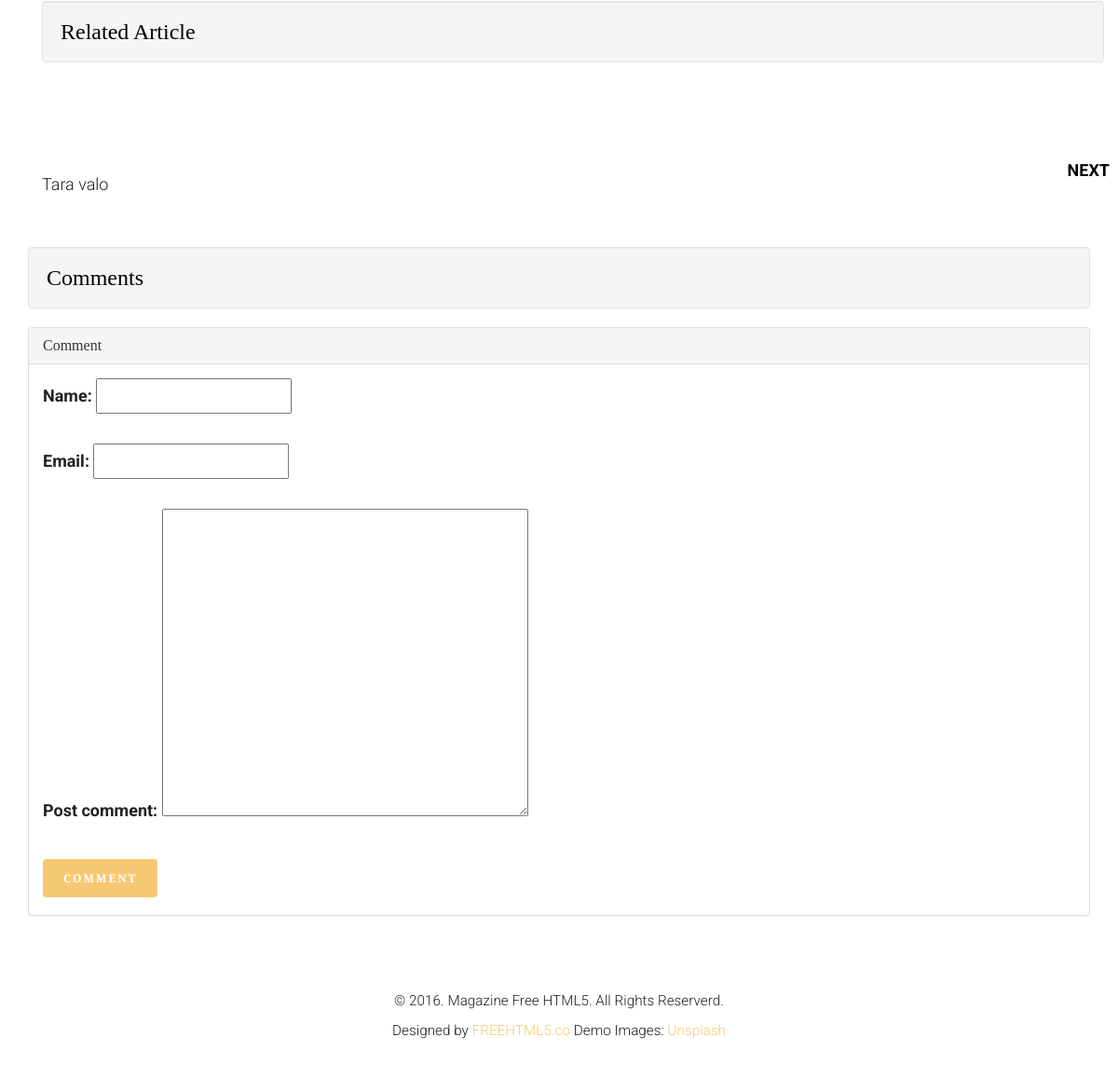
Page /article/1 (lower part) on the earlier database version.
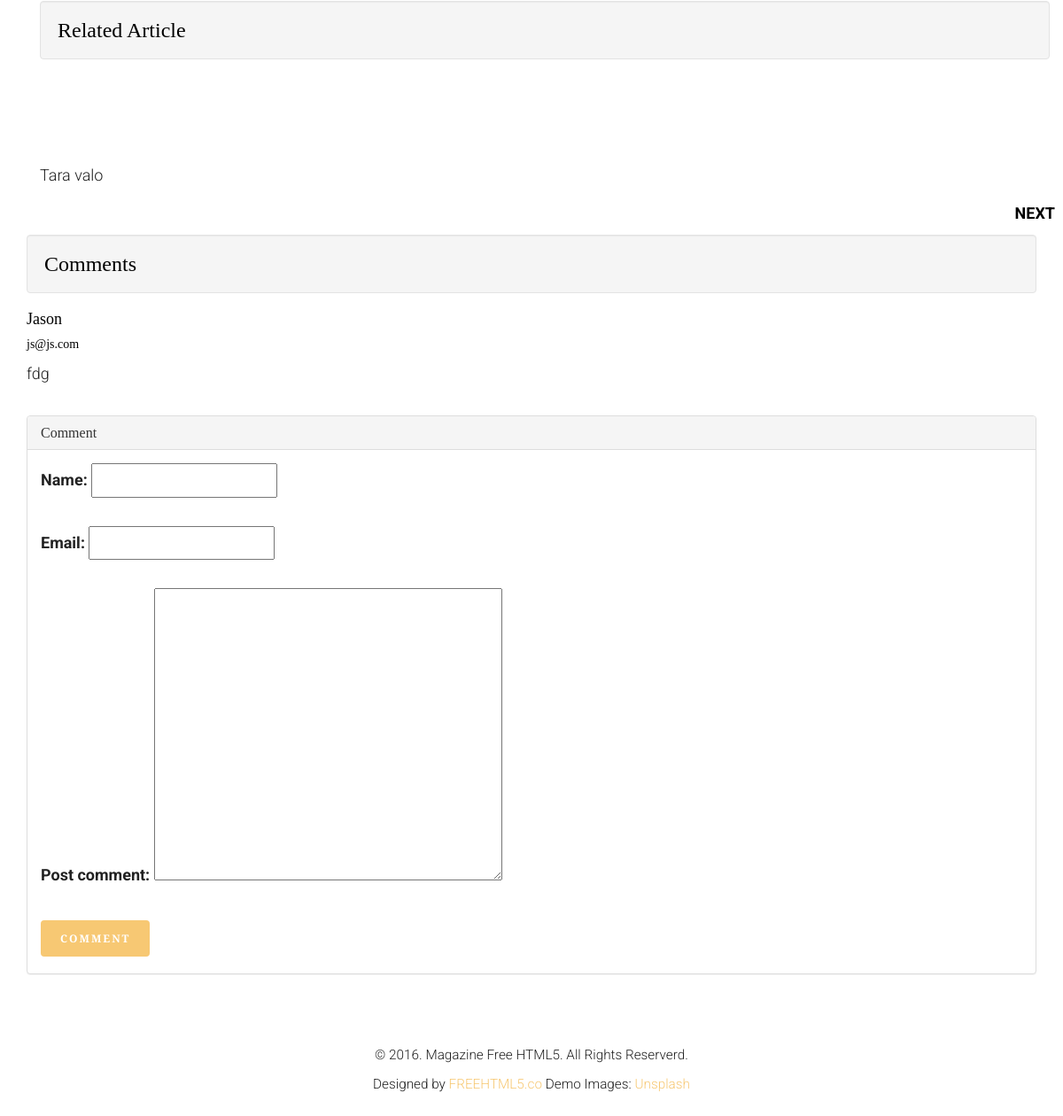
Same page on the later database version.
### blogapp/models.py (models this page shows, shortened)
class Article(models.Model):
	article_author = models.ForeignKey(Author, on_delete=models.CASCADE)
	title = models.CharField(max_length=200)
	body = models.TextField()
	image = models.FileField()
	posted_on = models.DateTimeField(auto_now=False, auto_now_add=True)
	updated_on = models.DateTimeField(auto_now=True, auto_now_add=False)
	category = models.ForeignKey(Category, on_delete=models.CASCADE)

class Comment(models.Model):
	post = models.ForeignKey(Article, on_delete=models.CASCADE)
	name = models.CharField(max_length=100)
	email = models.EmailField()
	post_comment = models.TextField()

### blogapp/views.py (the view)
# urls.py: path('article/<int:id>', views.getsingle, name='single_post'),
def getsingle(request, id):
	post = get_object_or_404(Article, pk=id)
	first = Article.objects.first()
	last = Article.objects.last()
	getComment = Comment.objects.filter(post=id)
	related = Article.objects.filter(category=post.category).exclude(id=id)[:4]
	form = CommentForm(request.POST or None)
	if form.is_valid():
		instance = form.save(commit=False)
		instance.post = post
		instance.save()
	context = {
		"post":post,
		"first":first,
		"last":last,
		"related":related,
		"form":form,
		"comment":getComment
	}
	return render(request, 'single.html', context)

### blogapp/form.py
class CommentForm(forms.ModelForm):
	class Meta:
		model = Comment
		fields = [
			'name',
			'email',
			'post_comment'
		]

### templates/single.html (shortened to what this page needs)
{% extends 'base.html' %}
{% block content %}
	{% if post.id < last.id %}
		<a href="{% url 'single_post' id=post.id|add:'1' %}" class="fh5co-post-next"><span>Next <i class="icon-chevron-right"></i></span></a>
	{% endif %}
	<div class="container-fluid">
		<div class="container">
		<h3 class="well">Related Article</h3>
			<div class="row">
				{% for r in related %}
					<div class="col-md-3">
						<a href="{% url 'single_post' id=r.id %}"><h2 class="fh5co-article-title animate-box">{{ r.title }}</h2></a>
						<p>{{ r.body|truncatewords:10 }}</p>
					</div>
				{% endfor %}
			</div>
		</div>
		<h3 class="well">Comments</h3>
		<div class="single_post_comment">
			{% for c in comment %}
				<div class="single_comment">
					<h4>{{ c.name }}</h4>
					<h5>{{ c.email }}</h5>
					<p>{{ c.post_comment }}</p>
				</div>
			{% endfor %}
		</div>
		<div class="panel panel-default">
		  <div class="panel-heading">
		    <h3 class="panel-title">Comment</h3>
		  </div>
		  <div class="panel-body">
		    <form action="" method="POST">
		    	{{ form.as_p }}
		    	<button class="btn btn-primary" type="submit">Comment</button>
		    </form>
		  </div>
		</div>
	</div>
	{% endblock %}

Differences in the rows shown:
added Comment: name "Jason", email "js@js.com", post_comment "fdg"
